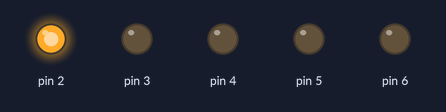
Recording of a sketch running on a simulated Arduino Uno, built with avr-gcc and run on an emulated ATmega328P. Parts: output pins drawn as LEDs (lit = HIGH).

Above: at 0.2 s.
At 1.2 s:
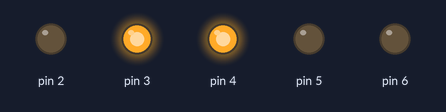
At 1.7 s:
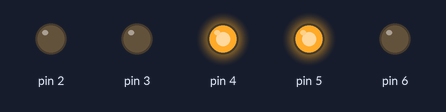
At 2.2 s:
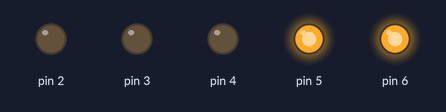
At 3.7 s:
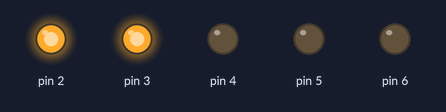
At 5.7 s:
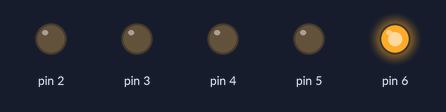
Timing chart, 0 to 6.9 s (numbered marks = the images above):
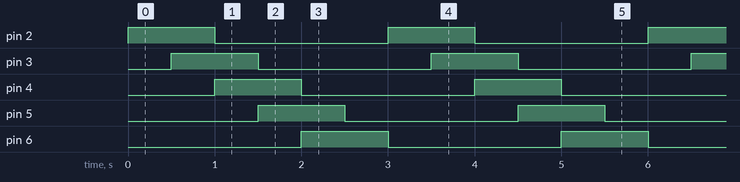

The sketch:

LED_DancingLight.ino
```cpp
// Define required variables
int led1=1;                                             // Define required variables
int led2=2;                                            // Define required variables
int led3=3;                                           // Define required variables
int led4=4;                                          // Define required variables
int led5=5;                                         // Define required variables
int timer =500;                                    // Define delay variable
void setup()                                      //
{                                                //
  for (int  pin=2; pin < 7 ; pin++)             // Identify pins as output
  pinMode(pin, OUTPUT);                        // Identify pins as outputs
}                                             //
void loop()                                  //
{                                           //
  for (int pin = 2 ; pin < 8 ; pin ++)     // Definition of the repetition loop for turning on and off the leds
  {                                       //
    digitalWrite(pin,HIGH);              // Turn on the lights in sequence
    delay(timer);                       // Wait for second
    digitalWrite(pin - 1 ,LOW);        // Turn off the lights in sequence
  }

}
```

Measured:
- by itself, pin 2–6: alternates HIGH for 1.0 s and LOW for 2.0 s
- by itself, everything shown: repeats every 3.0 s, in 7 steps
